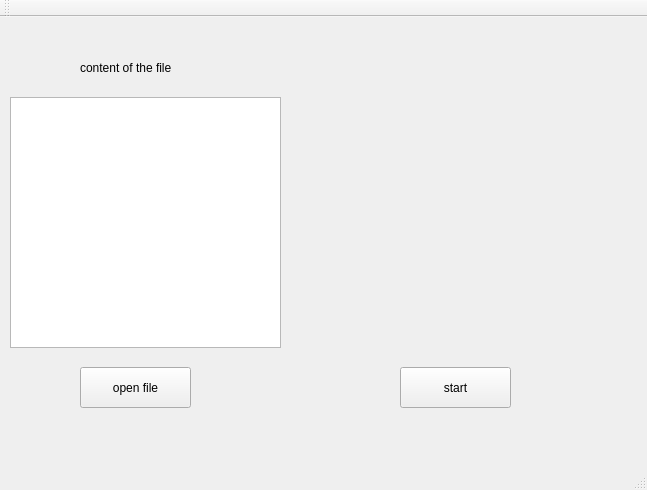
<?xml version="1.0" encoding="UTF-8"?>
<ui version="4.0">
 <class>MainWindow</class>
 <widget class="QMainWindow" name="MainWindow">
  <property name="geometry">
   <rect>
    <x>0</x>
    <y>0</y>
    <width>647</width>
    <height>490</height>
   </rect>
  </property>
  <property name="windowTitle">
   <string>MainWindow</string>
  </property>
  <widget class="QWidget" name="centralWidget">
   <widget class="QPushButton" name="openFileButton">
    <property name="geometry">
     <rect>
      <x>80</x>
      <y>350</y>
      <width>111</width>
      <height>41</height>
     </rect>
    </property>
    <property name="text">
     <string>open file</string>
    </property>
   </widget>
   <widget class="QLabel" name="label">
    <property name="geometry">
     <rect>
      <x>80</x>
      <y>40</y>
      <width>121</width>
      <height>21</height>
     </rect>
    </property>
    <property name="text">
     <string>content of the file</string>
    </property>
   </widget>
   <widget class="QTextEdit" name="textEdit">
    <property name="geometry">
     <rect>
      <x>10</x>
      <y>80</y>
      <width>271</width>
      <height>251</height>
     </rect>
    </property>
   </widget>
   <widget class="QPushButton" name="StartButton">
    <property name="geometry">
     <rect>
      <x>400</x>
      <y>350</y>
      <width>111</width>
      <height>41</height>
     </rect>
    </property>
    <property name="text">
     <string>start</string>
    </property>
   </widget>
  </widget>
  <widget class="QMenuBar" name="menuBar">
   <property name="geometry">
    <rect>
     <x>0</x>
     <y>0</y>
     <width>647</width>
     <height>26</height>
    </rect>
   </property>
  </widget>
  <widget class="QToolBar" name="mainToolBar">
   <attribute name="toolBarArea">
    <enum>TopToolBarArea</enum>
   </attribute>
   <attribute name="toolBarBreak">
    <bool>false</bool>
   </attribute>
  </widget>
  <widget class="QStatusBar" name="statusBar"/>
 </widget>
 <layoutdefault spacing="6" margin="11"/>
 <resources/>
 <connections/>
</ui>
